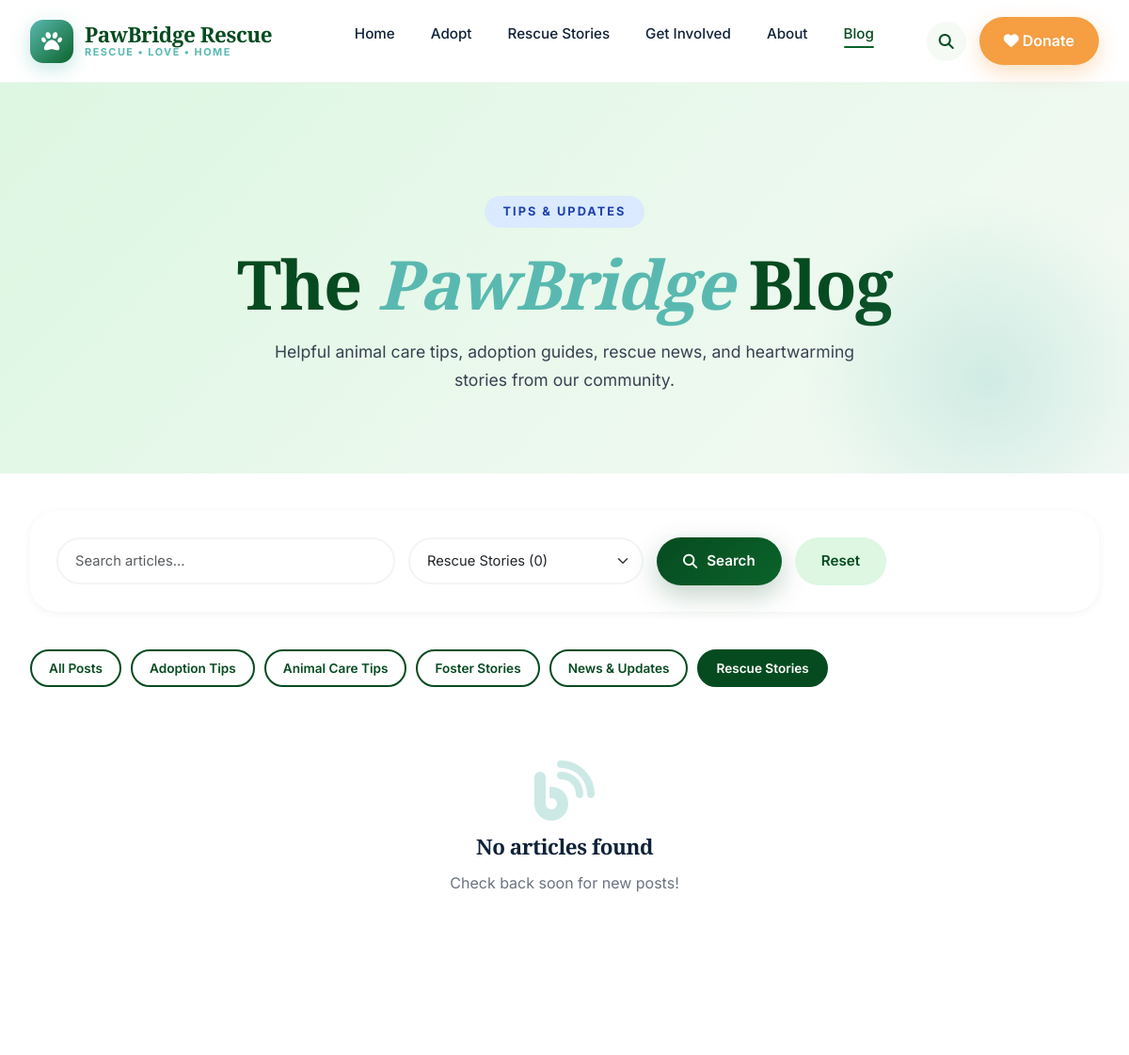
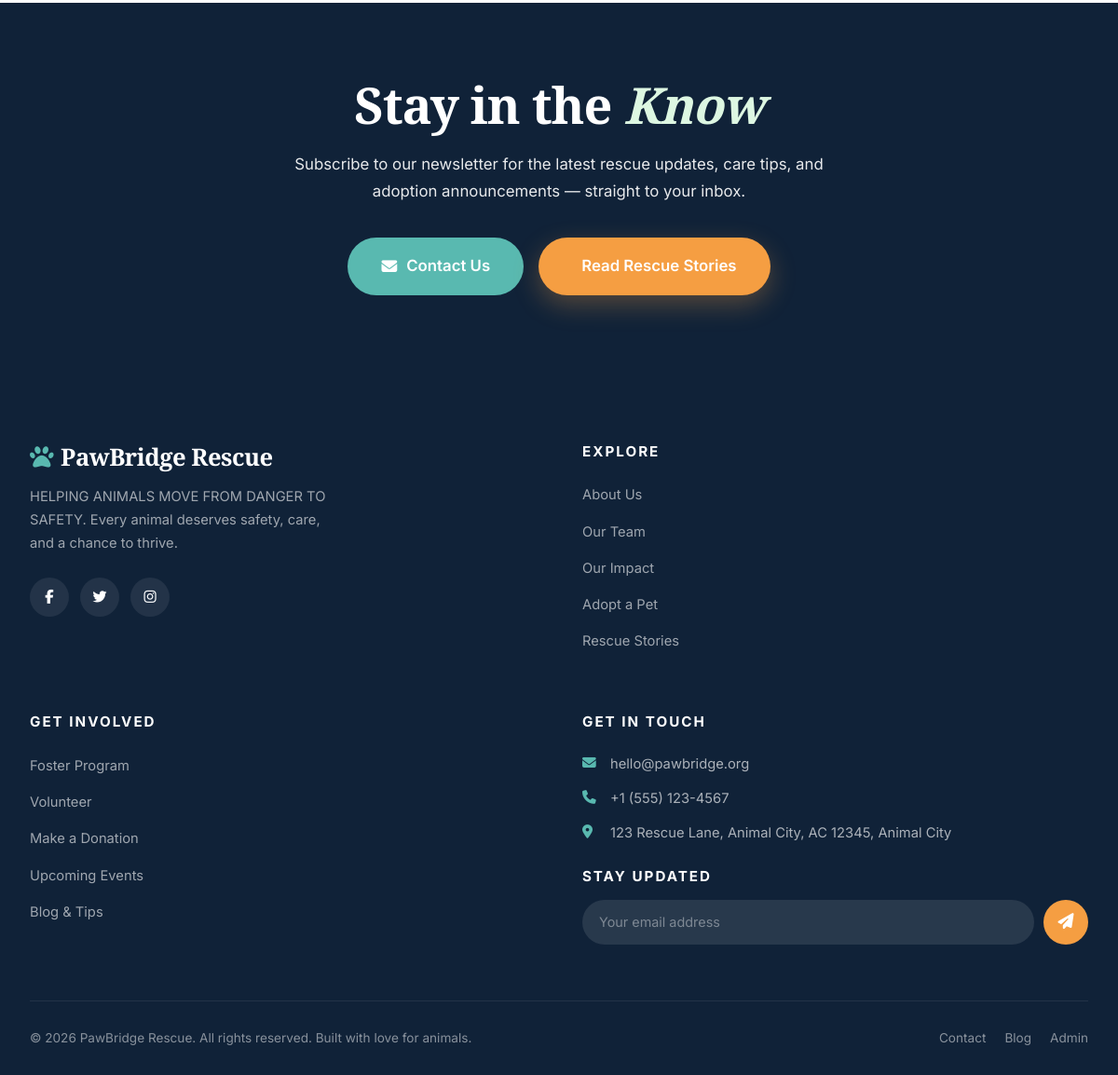
The app's page /blog.php?cat=2 with its own data (2 pictures, top to bottom).
### tables this page shows
CREATE TABLE IF NOT EXISTS `navigation_links` (
  `id` INT UNSIGNED AUTO_INCREMENT PRIMARY KEY,
  `menu_location` VARCHAR(50) NOT NULL DEFAULT 'main',
  `parent_id` INT UNSIGNED DEFAULT NULL,
  `title` VARCHAR(100) NOT NULL,
  `url` VARCHAR(255) NOT NULL,
  `icon` VARCHAR(100) DEFAULT NULL,
  `sort_order` INT DEFAULT 0,
  `is_active` TINYINT(1) NOT NULL DEFAULT 1,
  `created_at` DATETIME NOT NULL DEFAULT CURRENT_TIMESTAMP,
  INDEX `idx_menu_location` (`menu_location`)
);

CREATE TABLE IF NOT EXISTS `blog_categories` (
  `id` INT UNSIGNED AUTO_INCREMENT PRIMARY KEY,
  `name` VARCHAR(100) NOT NULL,
  `slug` VARCHAR(100) NOT NULL UNIQUE,
  `description` TEXT DEFAULT NULL,
  `created_at` DATETIME NOT NULL DEFAULT CURRENT_TIMESTAMP
);

### includes/functions.php (called while the page is built, shortened)
<?php
require_once __DIR__ . '/../config/database.php';
require_once __DIR__ . '/../config/config.php';
function e($str) {
    return htmlspecialchars($str ?? '', ENT_QUOTES, 'UTF-8');
}
function pdo_execute($sql, $params = []) {
    global $pdo;
    $stmt = $pdo->prepare($sql);
    $stmt->execute($params);
    return $stmt;
}
function pdo_fetch_all($sql, $params = []) {
    $stmt = pdo_execute($sql, $params);
    return $stmt->fetchAll();
}
function asset_url($path) {
    return BASE_URL . '/assets/' . ltrim($path, '/');
}
function url($path) {
    return BASE_URL . '/' . ltrim($path, '/');
}
function is_active($page) {
    $current = basename($_SERVER['PHP_SELF']);
    return $current === $page ? 'active' : '';
}

### config/config.php (called while the page is built, shortened)
<?php
$site_settings = [];
if (isset($pdo)) {
    try {
        $stmt = $pdo->prepare("SELECT setting_key, setting_value FROM site_settings");
        $stmt->execute();
        $settings = $stmt->fetchAll();
        foreach ($settings as $s) {
            $site_settings[$s['setting_key']] = $s['setting_value'];
        }
    } catch (Exception $e) {}
}
function setting($key, $default = '') {
    global $site_settings;
    return $site_settings[$key] ?? $default;
}

### blog.php (the view, shortened to what this page needs)
<?php
require_once __DIR__ . '/includes/header.php';
$page = max(1, (int)($_GET['page'] ?? 1));
$perPage = 9;
$offset = ($page - 1) * $perPage;
$catId = (int)($_GET['cat'] ?? 0);
$search = $_GET['q'] ?? '';
$where = ["bp.status = 'Published'"];
$params = [];
if ($catId > 0) { $where[] = "bp.category_id = ?"; $params[] = $catId; }
$whereSql = implode(' AND ', $where);
$posts = pdo_fetch_all("SELECT bp.*, bc.name AS category_name, a.full_name AS author_name
    FROM blog_posts bp
    LEFT JOIN blog_categories bc ON bc.id = bp.category_id
    LEFT JOIN admins a ON a.id = bp.author_id
    WHERE $whereSql
    ORDER BY bp.featured DESC, COALESCE(bp.published_at, bp.created_at) DESC
    LIMIT $perPage OFFSET $offset", $params);
$featured = $catId === 0 && $search === '' && $page === 1 ? ($posts[0] ?? null) : null;
$categories = pdo_fetch_all("SELECT bc.id, bc.name, bc.slug, (SELECT COUNT(*) FROM blog_posts WHERE category_id = bc.id AND status='Published') AS cnt FROM blog_categories bc ORDER BY bc.name LIMIT 12");
?>
<section class="page-hero">
    <span class="ph-eyebrow" style="background:#DBEAFE;color:#1E40AF;">Tips &amp; Updates</span>
    <h1>The <em style="color:var(--pb-teal);font-style:italic;">PawBridge</em> Blog</h1>
    <p>Helpful animal care tips, adoption guides, rescue news, and heartwarming stories from our community.</p>
</section>
<section class="section section-tight" style="padding-top:40px;">
    <div class="container-xl">
        <form method="GET" class="animal-filter-bar" style="margin-bottom:40px;">
            <input type="search" name="q" class="form-control" placeholder="Search articles..." value="<?= e($search) ?>" style="max-width:360px;flex:2;">
            <select name="cat" class="form-select">
                <?php foreach ($categories as $c): ?>
                    <option value="<?= $c['id'] ?>" <?= $catId === (int)$c['id'] ? 'selected' : '' ?>><?= e($c['name']) ?> (<?= (int)$c['cnt'] ?>)</option>
                <?php endforeach; ?>
            </select>
            <button type="submit" class="btn btn-primary"><i class="fas fa-search"></i> Search</button>
            <a href="<?= url('blog.php') ?>" class="btn btn-secondary">Reset</a>
        </form>
        <div style="display:flex;flex-wrap:wrap;gap:10px;margin-bottom:30px;">
            <a href="<?= url('blog.php') ?>" class="btn btn-sm btn-outline" style="<?= !$catId ? 'background:var(--pb-primary);color:white;border-color:var(--pb-primary);' : '' ?>">All Posts</a>
            <?php foreach ($categories as $c): ?>
                <a href="<?= url('blog.php?cat='.$c['id']) ?>" class="btn btn-sm btn-outline" style="<?= $catId === (int)$c['id'] ? 'background:var(--pb-primary);color:white;border-color:var(--pb-primary);' : '' ?>"><?= e($c['name']) ?></a>
            <?php endforeach; ?>
        </div>
        <?php if (empty($posts) && !$featured): ?>
            <div class="text-center py-5" style="background:white;border-radius:var(--radius-xl);padding:60px;">
                <i class="fas fa-blog fa-4x mb-3" style="color:var(--pb-teal);opacity:0.3;"></i>
                <h4 style="margin-bottom:12px;">No articles found</h4>
                <p style="color:var(--pb-gray);">Check back soon for new posts!</p>
            </div>
        <?php endif; ?>
    </div>
</section>
<section class="section donate-cta" style="background:var(--pb-navy);">
    <div class="container-xl">
        <h2>Stay in the <em style="color:var(--pb-mint);font-style:italic;">Know</em></h2>
        <p>Subscribe to our newsletter for the latest rescue updates, care tips, and adoption announcements — straight to your inbox.</p>
        <div class="donate-cta-buttons">
            <a href="<?= url('contact.php') ?>" class="btn btn-lg" style="background:var(--pb-teal);color:white;">
                <i class="fas fa-envelope"></i> Contact Us
            </a>
            <a href="<?= url('stories.php') ?>" class="btn btn-accent btn-lg">
                <i class="fas fa-book-heart"></i> Read Rescue Stories
            </a>
        </div>
    </div>
</section>
<?php require_once __DIR__ . '/includes/footer.php'; ?>

### includes/header.php (shortened to what this page needs)
<?php
require_once __DIR__ . '/functions.php';
$bodyClass = isset($bodyClass) ? $bodyClass : '';
try {
    $navLinks = pdo_fetch_all("SELECT * FROM navigation_links WHERE menu_location = 'main' AND is_active = 1 ORDER BY sort_order");
} catch (Exception $e) { $navLinks = []; }
?>
<!DOCTYPE html>
<html lang="en">
<head>
<link href="https://cdn.jsdelivr.net/npm/bootstrap@5.3.2/dist/css/bootstrap.min.css" rel="stylesheet">
<link href="https://cdnjs.cloudflare.com/ajax/libs/font-awesome/6.5.1/css/all.min.css" rel="stylesheet">
<link href="<?= asset_url('css/main.css') ?>" rel="stylesheet">
</head>
<body class="<?= e($bodyClass) ?>">
<nav class="pb-navbar">
  <div class="pb-nav-inner">
    <a href="<?= url('index.php') ?>" class="pb-logo">
      <div class="pb-logo-icon"><i class="fas fa-paw"></i></div>
      <div class="pb-logo-text">
        <span class="pb-logo-name"><?= e(setting('site_name', 'PawBridge Rescue')) ?></span>
        <span class="pb-logo-tag">Rescue • Love • Home</span>
      </div>
    </a>
    <ul class="pb-nav-links" id="navLinks">
      <?php foreach($navLinks as $l): ?>
        <li><a href="<?= url($l['url']) ?>" class="<?= is_active(explode('?', basename($l['url']))[0]) ?>"><?= e($l['title']) ?></a></li>
      <?php endforeach; ?>
    </ul>
    <div class="pb-nav-actions">
      <button class="pb-search-btn" title="Search" aria-label="Search"><i class="fas fa-search"></i></button>
      <a href="<?= url('donate.php') ?>" class="pb-donate-btn"><i class="fas fa-heart"></i> Donate</a>
    </div>
  </div>
</nav>
<main>

### records on screen
navigation_links: title "Home"
navigation_links: title "Adopt"
navigation_links: title "Rescue Stories"
navigation_links: title "Get Involved"
navigation_links: title "About"
navigation_links: title "Blog"
blog_categories: name "Adoption Tips"
blog_categories: name "Animal Care Tips"
blog_categories: name "Foster Stories"
blog_categories: name "News & Updates"
blog_categories: name "Rescue Stories"

### other values on screen
setting('site_name', 'PawBridge Rescue') "PawBridge Rescue"
setting('site_tagline', 'HELPING ANIMALS MOVE FROM DANGER TO SAFETY') "HELPING ANIMALS MOVE FROM DANGER TO SAFETY"
setting('site_email', 'hello@pawbridge.org') "hello@pawbridge.org"
setting('site_phone', '+1 (555) 123-4567') "+1 (555) 123-4567"
form field cat "Rescue Stories (0)"
